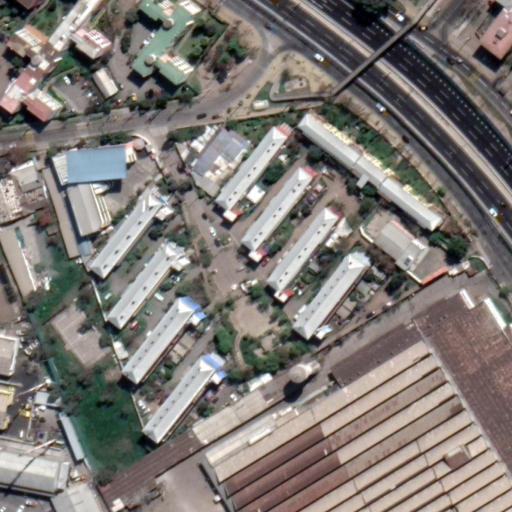
#> input picture ML/model_generation_code/DL52_9309_8_3.tif, 1024 x 1024 px, found by its file name (shown at 1/2 size)
$ jupyter execute --allow-errors post-processing-1.ipynb
#> lines starting #> are read from the running program, lines starting #| are printed output that depends on the picture
[cell 1]
from tensorflow.keras.models import load_model
#> (the rest of this cell did not finish here and is left out)

#> (a cell that did not finish here is left out)

[cell 3]
import cv2
import numpy as np
import matplotlib.pyplot as plt
from PIL import Image

[cell 4]
def preprocess_image(image_path, target_size):
#> called with image_path = 'DL52_9309_8_3.tif', target_size = (256, 256)
    img = Image.open(image_path)
#> img is the input picture: PIL image 1024x1024 RGB; mean R, G, B 126.9, 121.6, 117.3
    img = img.resize(target_size)
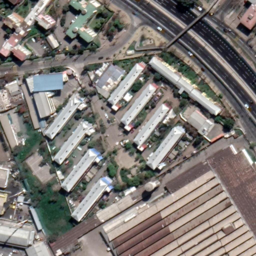
#> img: PIL image 256x256 RGB; mean R, G, B 126.9, 121.6, 117.3
    img_array = np.array(img)
    if img_array.shape[-1] == 4:
        img_array = img_array[..., :3]
    img_array = img_array / 255.0
    img_array = np.expand_dims(img_array, axis=0)
    return img_array

# [44 lines left out: functions load_and_preprocess_mask, calculate_iou, post_process_mask, watershed_algorithm, not called in this run]
